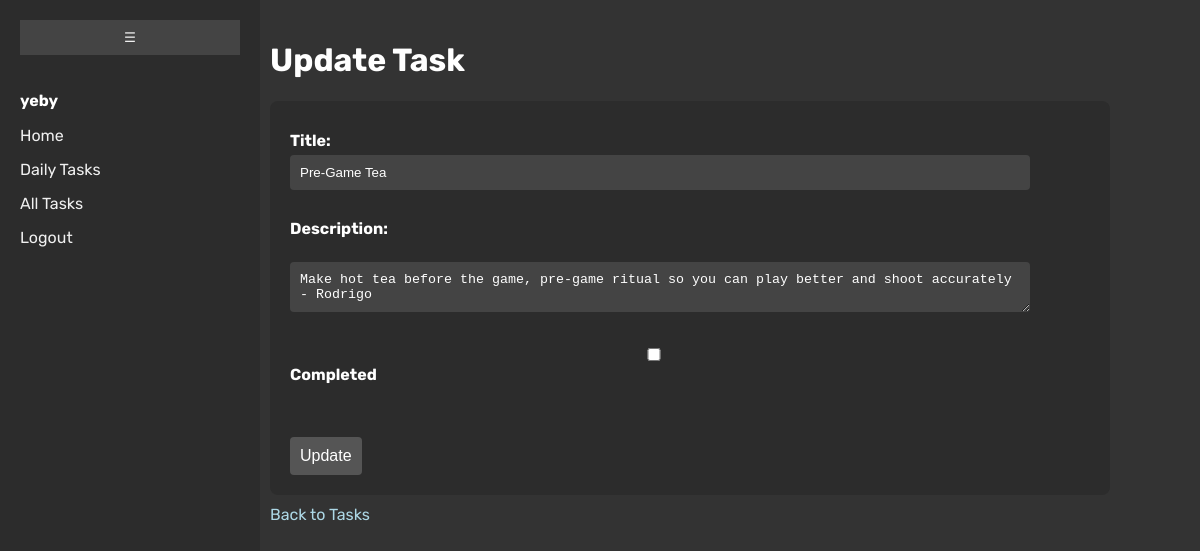
The app's page /tasks/6/update/ (signed in) with its own data.
### tasks/models.py (models this page shows, shortened)
class Task(models.Model):
    user = models.ForeignKey(User, on_delete=models.CASCADE)
    title = models.CharField(max_length=255)
    description = models.TextField(blank=True)
    created_at = models.DateTimeField(auto_now_add=True)
    completed = models.BooleanField(default=False)
    is_daily = models.BooleanField(default=False)
    completed_at = models.DateTimeField(null=True, blank=True)

### tasks/views.py (the view, shortened to what this page needs)
# urls.py: path('<int:task_id>/update/', views.task_update, name='task_update'),
@login_required
def task_update(request, task_id):
    task = get_object_or_404(Task, id=task_id, user=request.user)
    return render(request, 'tasks/task_update.html', {'task': task})

### templates/tasks/task_update.html (shortened to what this page needs)
{% load static %}
<!DOCTYPE html>
<html>
    <head>
        <link rel="stylesheet" type="text/css" href="{% static 'css/style.css' %}">
        <link rel="stylesheet" type="text/css" href="{% static 'css/forms.css' %}">
    </head>
    <body>
        {% include 'partials/navbar.html' %}
        <div class="content">
            <h1>Update Task</h1>
            <form method="POST" class="task-form">
                <label>Title:</label>
                <input type="text" name="title" value="{{ task.title }}" required><br><br>
                <label>Description:</label><br>
                <textarea name="description">{{ task.description }}</textarea><br><br>
                <label>
                    <input type="checkbox" name="completed" {% if task.completed %}checked{% endif %}>
                    Completed
                </label><br><br>
                <button type="submit">Update</button>
            </form>
            <a href="{% url 'task_list' %}">Back to Tasks</a>
        </div>
    </body>
</html>

### templates/partials/navbar.html (shortened to what this page needs)
{% load static %}
<div class="sidebar" id="sidebar">
  <button class="toggle-btn" id="toggleBtn">☰</button>
  {% if user.is_authenticated %}
    <p style="color: #fff; font-weight: bold;">{{ user.username }}</p>
    <a href="{% url 'home' %}"><span class="link-text">Home</span></a>
    <a href="{% url 'daily_tasks' %}"><span class="link-text">Daily Tasks</span></a>
    <a href="{% url 'task_list' %}"><span class="link-text">All Tasks</span></a>
    <a href="{% url 'logout' %}"><span class="link-text">Logout</span></a>
  {% else %}
    <a href="{% url 'home' %}"><span class="link-text">Home</span></a>
    <a href="{% url 'login' %}"><span class="link-text">Login</span></a>
    <a href="{% url 'signup' %}"><span class="link-text">Sign Up</span></a>
  {% endif %}
</div>

### static/css/style.css (style rules this page uses)
html, body { background-color: #2c2c2c; margin: 0; padding: 0; font-family: 'Rubik', sans-serif; }
.content { margin-left: 250px; padding: 20px; background-color: #333; min-height: 100vh; color: #fff; transition: margin-left 0.3s; }

### static/css/forms.css (style rules this page uses)
html, body { margin: 0; padding: 0; font-family: 'Rubik', sans-serif; }
.content { margin-left: 250px; padding: 20px; background-color: #333; min-height: 100vh; color: #fff; transition: margin-left 0.3s; }
.task-form { width: 100%; max-width: 800px; padding: 20px; background-color: #2c2c2c; border-radius: 8px; color: white; }
.task-form label { display: block; margin: 10px 0 5px; font-weight: bold; }
.task-form input, .task-form textarea { width: 90%; padding: 10px; border: none; border-radius: 4px; background-color: #444; color: white; resize: vertical; }
.task-form button { margin-top: 10px; padding: 10px; background-color: #555; color: white; border: none; border-radius: 4px; cursor: pointer; font-size: 16px; }
.content a { display: inline-block; margin-top: 10px; color: lightblue; text-decoration: none; }

### templates/partials/navbar.html (style rules this page uses)
.sidebar { width: 220px; height: 100vh; background-color: #2c2c2c; padding: 20px; position: fixed; top: 0; left: 0; transition: width 0.3s, padding 0.3s; overflow: hidden; font-family: 'Rubik', sans-serif; }
.sidebar p, .sidebar a { transition: opacity 0.3s, visibility 0.3s; }
.sidebar a { display: block; color: #f0f0f0; text-decoration: none; margin: 15px 0; }
.toggle-btn { background-color: #444; border: none; color: #f0f0f0; padding: 10px; cursor: pointer; width: 100%; text-align: center; margin-bottom: 20px; }

### records on screen
Task: title "Pre-Game Tea", description "Make hot tea before the game, pre-game ritual so you can play better and shoot accurately - Rodrigo"

### other values on screen
{{ user.username }} "yeby"
